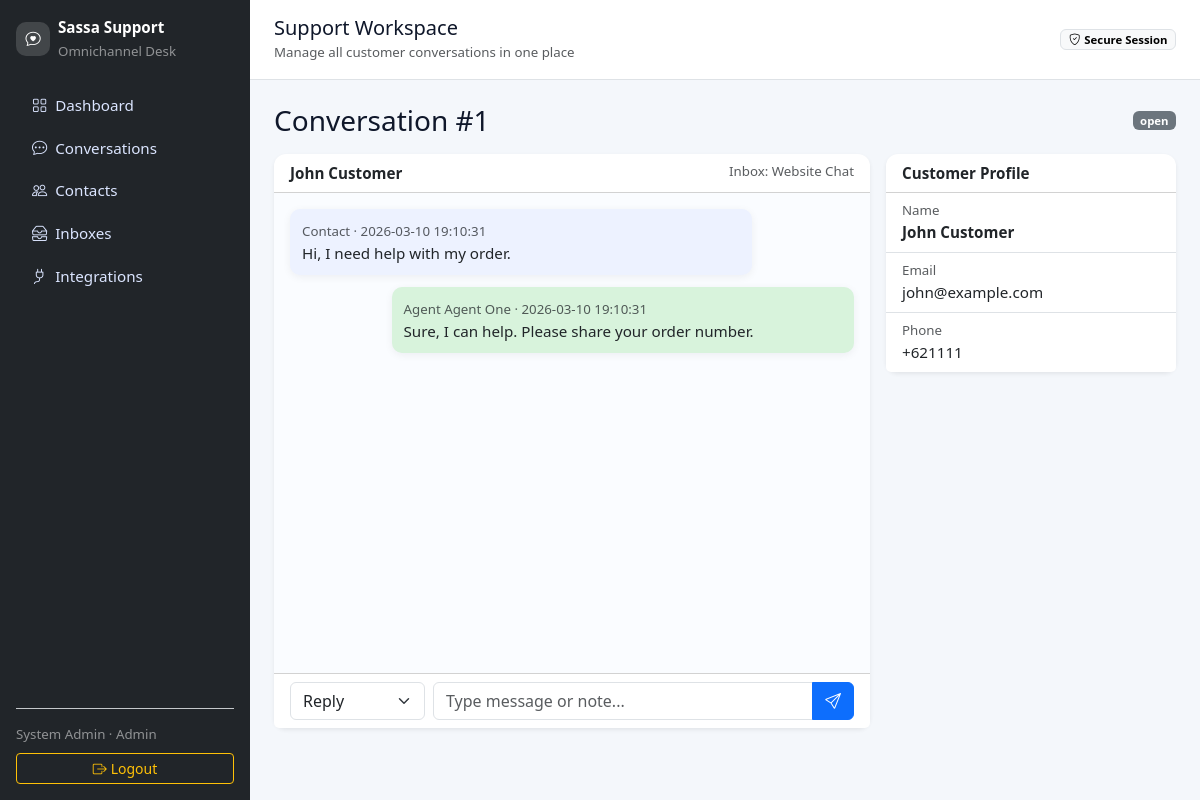
/conversations/1 (signed in), run on the app's committed database.
### tables this page shows
CREATE TABLE conversations (
  id INT AUTO_INCREMENT PRIMARY KEY,
  contact_id INT NOT NULL,
  inbox_id INT NOT NULL,
  assigned_user_id INT NULL,
  subject VARCHAR(190),
  status ENUM('open','pending','resolved','closed') DEFAULT 'open',
  priority ENUM('low','normal','high','urgent') DEFAULT 'normal',
  unread_count INT DEFAULT 0,
  created_at TIMESTAMP DEFAULT CURRENT_TIMESTAMP,
  updated_at TIMESTAMP DEFAULT CURRENT_TIMESTAMP ON UPDATE CURRENT_TIMESTAMP,
  FOREIGN KEY (contact_id) REFERENCES contacts(id),
  FOREIGN KEY (inbox_id) REFERENCES inboxes(id),
  FOREIGN KEY (assigned_user_id) REFERENCES users(id)
);

CREATE TABLE contacts (
  id INT AUTO_INCREMENT PRIMARY KEY,
  name VARCHAR(120) NOT NULL,
  phone VARCHAR(40),
  email VARCHAR(190),
  external_id VARCHAR(190),
  channel_source VARCHAR(60) DEFAULT 'website_chat',
  created_at TIMESTAMP DEFAULT CURRENT_TIMESTAMP
);

CREATE TABLE inboxes (
  id INT AUTO_INCREMENT PRIMARY KEY,
  name VARCHAR(100) NOT NULL,
  channel_type VARCHAR(50) NOT NULL,
  credentials_json JSON NULL,
  is_active TINYINT(1) DEFAULT 1,
  created_at TIMESTAMP DEFAULT CURRENT_TIMESTAMP
);

CREATE TABLE messages (
  id INT AUTO_INCREMENT PRIMARY KEY,
  conversation_id INT NOT NULL,
  sender_type ENUM('agent','contact','system') NOT NULL,
  sender_user_id INT NULL,
  body TEXT NOT NULL,
  message_type ENUM('text','internal_note','attachment') DEFAULT 'text',
  delivery_status ENUM('queued','sent','delivered','failed','received') DEFAULT 'sent',
  read_status ENUM('unread','read') DEFAULT 'unread',
  metadata JSON NULL,
  created_at TIMESTAMP DEFAULT CURRENT_TIMESTAMP,
  FOREIGN KEY (conversation_id) REFERENCES conversations(id),
  FOREIGN KEY (sender_user_id) REFERENCES users(id)
);

CREATE TABLE users (
  id INT AUTO_INCREMENT PRIMARY KEY,
  role_id INT NOT NULL,
  name VARCHAR(120) NOT NULL,
  email VARCHAR(190) UNIQUE NOT NULL,
  password_hash VARCHAR(255) NOT NULL,
  is_active TINYINT(1) DEFAULT 1,
  avatar VARCHAR(255) NULL,
  created_at TIMESTAMP DEFAULT CURRENT_TIMESTAMP,
  updated_at TIMESTAMP DEFAULT CURRENT_TIMESTAMP ON UPDATE CURRENT_TIMESTAMP,
  FOREIGN KEY (role_id) REFERENCES roles(id)
);

### app/helpers/App.php (called while the page is built, shortened)
<?php
class App
{
    public static array $config = [];
    public static function init(): void
    {
        self::$config = require __DIR__ . '/../../config/config.php';
        date_default_timezone_set(self::$config['app']['timezone']);
    }
    public static function view(string $view, array $data = []): void
    {
        extract($data);
        require __DIR__ . '/../views/' . $view . '.php';
    }
    public static function basePath(): string
    {
        $configured = trim(parse_url(self::$config['app']['url'] ?? '', PHP_URL_PATH) ?? '', '/');
        $requestPath = trim(parse_url($_SERVER['REQUEST_URI'] ?? '', PHP_URL_PATH) ?? '', '/');
        if ($configured !== '' && ($requestPath === $configured || str_starts_with($requestPath, $configured . '/'))) {
            return $configured;
        }
        $scriptDir = trim(str_replace('\\', '/', dirname($_SERVER['SCRIPT_NAME'] ?? '')), '/');
        return $scriptDir;
    }
    public static function url(string $path = ''): string
    {
        $base = self::basePath();
        $relative = ltrim($path, '/');
        return '/' . ($base ? $base . '/' : '') . $relative;
    }
}

### app/controllers/ConversationsController.php (called while the page is built, shortened)
<?php
class ConversationsController
{
    public function show(int $id): void
    {
        App::view('conversations/show', [
            'conversation' => (new Conversation())->find($id),
            'messages' => (new Message())->byConversation($id),
        ]);
    }
}

### public/index.php (called while the page is built, shortened)
<?php
require __DIR__ . '/../app/helpers/App.php';
require __DIR__ . '/../app/helpers/functions.php';
require __DIR__ . '/../app/helpers/Router.php';
require __DIR__ . '/../app/models/BaseModel.php';
$router = new Router();
require __DIR__ . '/../routes/web.php';
$router->dispatch($_SERVER['REQUEST_METHOD'], $_SERVER['REQUEST_URI']);

### app/models/BaseModel.php (called while the page is built)
<?php
class BaseModel
{
    protected PDO $db;
    public function __construct()
    {
        $this->db = App::$db;
    }
}

### app/models/Conversation.php (called while the page is built, shortened)
<?php
class Conversation extends BaseModel
{
    public function find(int $id): ?array
    {
        $stmt=$this->db->prepare('SELECT c.*, ct.name contact_name, ct.email, ct.phone, i.name inbox_name FROM conversations c JOIN contacts ct ON ct.id=c.contact_id JOIN inboxes i ON i.id=c.inbox_id WHERE c.id=?');
        $stmt->execute([$id]);
        return $stmt->fetch() ?: null;
    }
}

### app/helpers/functions.php (called while the page is built, shortened)
<?php
function e(?string $value): string
{
    return htmlspecialchars((string) $value, ENT_QUOTES, 'UTF-8');
}

### routes/web.php (called while the page is built, shortened)
<?php
$messages = new MessagesController();

### app/models/Message.php (called while the page is built, shortened)
<?php
class Message extends BaseModel
{
    public function byConversation(int $conversationId): array
    {
        $stmt = $this->db->prepare('SELECT m.*, u.name agent_name FROM messages m LEFT JOIN users u ON u.id=m.sender_user_id WHERE conversation_id=? ORDER BY created_at ASC');
        $stmt->execute([$conversationId]);
        return $stmt->fetchAll();
    }
}

### app/views/conversations/show.php (the view, shortened to what this page needs)
<?php require __DIR__ . '/../partials/header.php'; ?>
<div class="d-flex justify-content-between align-items-center mb-3">
  <h3 class="mb-0">Conversation #<?= $conversation['id'] ?></h3>
  <span class="badge text-bg-secondary"><?= e($conversation['status']) ?></span>
</div>
<div class="row g-3">
  <div class="col-lg-8">
    <div class="card border-0 shadow-sm">
      <div class="card-header bg-transparent d-flex justify-content-between">
        <strong><?= e($conversation['contact_name']) ?></strong>
        <small class="text-muted">Inbox: <?= e($conversation['inbox_name']) ?></small>
      </div>
      <div class="card-body chat-box" id="chatBox">
      <?php foreach ($messages as $m): ?>
        <div class="msg <?= $m['sender_type'] === 'agent' ? 'outgoing' : 'incoming' ?>">
          <div><small class="text-muted text-capitalize"><?= e($m['sender_type']) ?> <?= e($m['agent_name'] ?? '') ?> · <?= e($m['created_at']) ?></small></div>
          <div><?= nl2br(e($m['body'])) ?></div>
        </div>
      <?php endforeach; ?>
      </div>
      <div class="card-footer bg-white">
        <form id="messageForm" data-poll-url="<?= App::url('messages/poll/' . (int)$conversation['id']) ?>" data-send-url="<?= App::url('messages/ajax') ?>">
          <div class="row g-2">
            <div class="col-md-3">
              <select class="form-select" name="message_type">
                <option value="text">Reply</option>
              </select>
            </div>
            <div class="col-md-9">
              <div class="input-group">
                <input class="form-control" name="body" required placeholder="Type message or note...">
                <button class="btn btn-primary"><i class="bi bi-send"></i></button>
              </div>
            </div>
          </div>
        </form>
      </div>
    </div>
  </div>
  <div class="col-lg-4">
    <div class="card border-0 shadow-sm sticky-top" style="top:1rem;">
      <div class="card-header bg-transparent"><strong>Customer Profile</strong></div>
      <ul class="list-group list-group-flush">
        <li class="list-group-item"><small class="text-muted d-block">Name</small><strong><?= e($conversation['contact_name']) ?></strong></li>
        <li class="list-group-item"><small class="text-muted d-block">Email</small><?= e($conversation['email']) ?></li>
        <li class="list-group-item"><small class="text-muted d-block">Phone</small><?= e($conversation['phone']) ?></li>
      </ul>
    </div>
  </div>
</div>
<?php require __DIR__ . '/../partials/footer.php'; ?>

### app/helpers/Router.php (shortened to what this page needs)
<?php
class Router
{
    private array $routes = [];
    public function add(string $method, string $path, callable $handler): void
    {
        $this->routes[] = [$method, trim($path, '/'), $handler];
    }
    public function dispatch(string $method, string $uri): void
    {
        $uri = trim(parse_url($uri, PHP_URL_PATH), '/');
        $baseCandidates = array_filter([
            trim(parse_url(App::$config['app']['url'] ?? '', PHP_URL_PATH) ?? '', '/'),
            App::basePath(),
        ]);
        foreach ($baseCandidates as $base) {
            if ($base && ($uri === $base || str_starts_with($uri, $base . '/'))) {
                $uri = trim(substr($uri, strlen($base)), '/');
                break;
            }
        }
        foreach ($this->routes as [$routeMethod, $routePath, $handler]) {
            $pattern = '#^' . preg_replace('/\{([a-z_]+)\}/', '([^/]+)', $routePath) . '$#';
            if ($routeMethod === $method && preg_match($pattern, $uri, $matches)) {
                array_shift($matches);
                $handler(...$matches);
                return;
            }
        }
    }
}

### public/assets/css/app.css (style rules this page uses)
:root { --bg:#f4f7fb; --card:#ffffff; --text:#0f172a; }
body { background:var(--bg);color:var(--text);font-size:.95rem }
.card { border-radius:12px }
.chat-box { min-height:480px;max-height:480px;overflow-y:auto;background:#fafcff }
.msg { margin-bottom:12px;padding:10px 12px;border-radius:10px;max-width:82%;box-shadow:0 2px 8px rgba(15,23,42,.06) }
.msg.incoming { background:#edf2ff }
.msg.outgoing { margin-left:auto;background:#d8f3dc }

### data on the page
conversations: id "1", status "open", contact.name "John Customer", inbox.name "Website Chat", contact.email "john@example.com", contact.phone "+621111"
messages: sender_type "Contact", created_at "2026-03-10 19:10:31", body "Hi, I need help with my order."
messages: sender_type "Agent", sender_user.name "Agent One", created_at "2026-03-10 19:10:31", body "Sure, I can help. Please share your order number."
